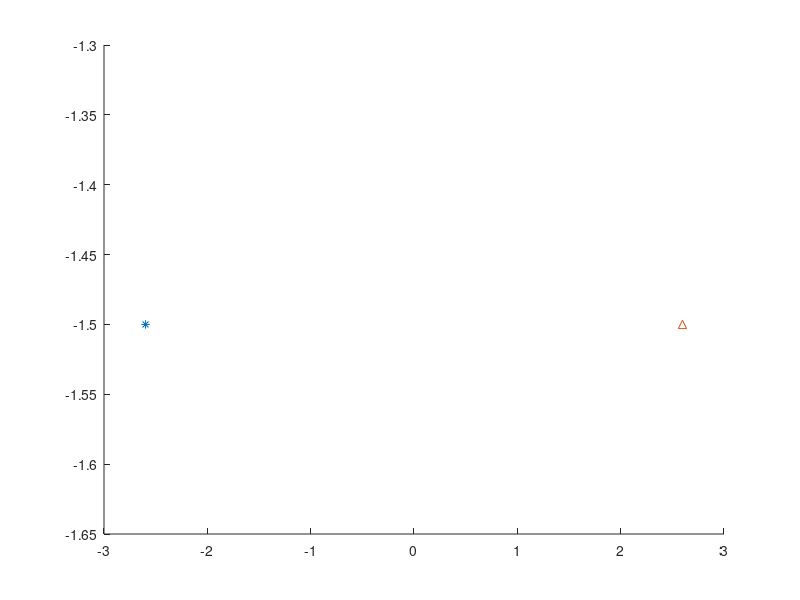

Here is the MATLAB script that generated this plot: (Note: this script raises an error after producing the figure.)
x1 = -3 * exp(pi*i/6)
x2 = -3 * exp(5*pi*i/6)
x3 = -3 * exp(9*pi*i/6)

x1_real = real(x1)
x1_imag = imag(x1)

x2_real = real(x2)
x2_imag = imag(x2)

x3_real = real(x3)
x3_imag = imag(x3)

plot (x1_real, x1_imag, '*', x2_real, x2_imag, '^', x3_real, x3_imag, 'O')

xlim([-28,28])
ylim([-28,28])

x1^3

x2^3

x3^3